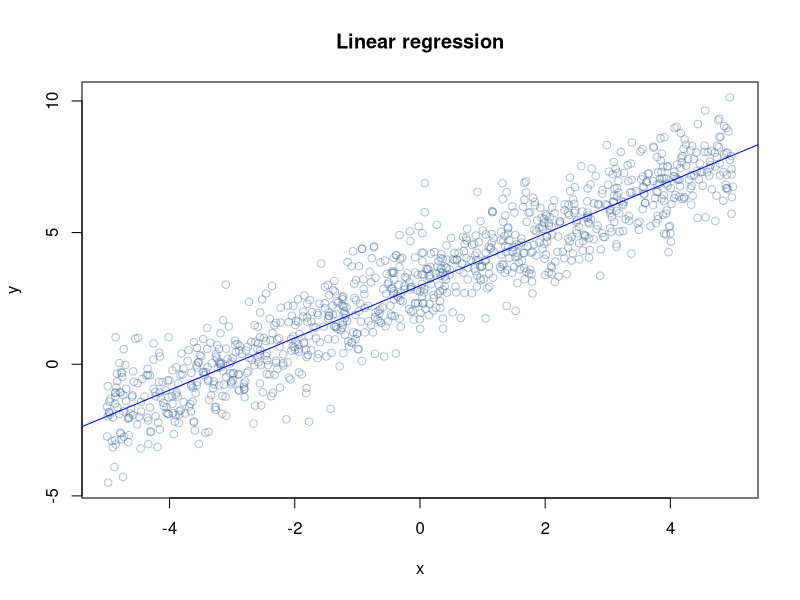
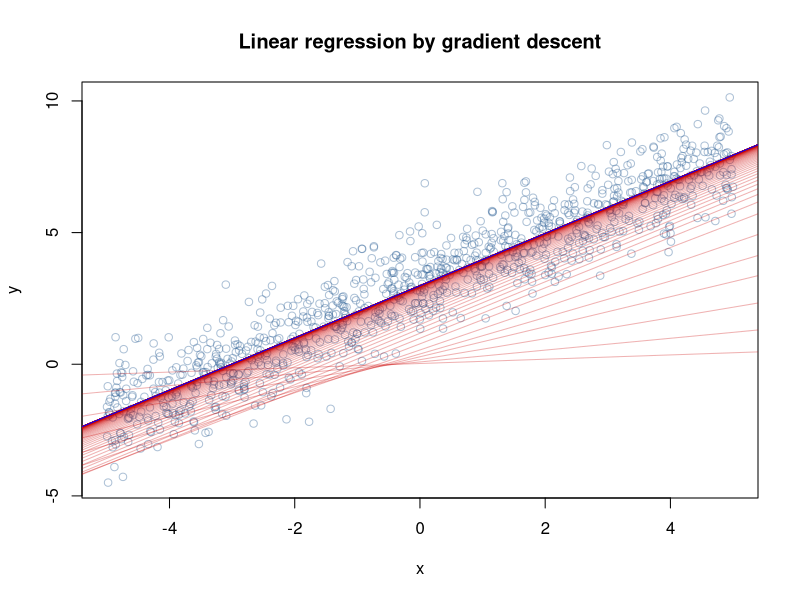
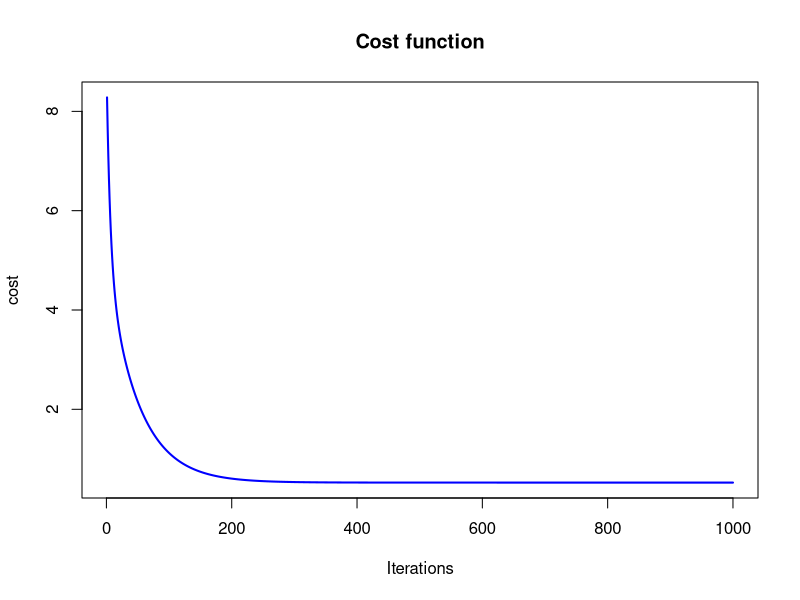

R code for these plots, in order:
###################################################################
# Linear Regression - Gradient Descent
###################################################################

# Andrew Ng's Machine Learning class

# Let's start off, by generating some bogus data with known characteristics. 
# Let's make y just a noisy version of x. 
# Let's also add 3 to give the intercept term something to do.


# generate random data in which y is a noisy function of x

x <- runif(1000, -5, 5)
y <- x + rnorm(1000) + 3

# fit a linear model
res <- lm( y ~ x )
print(res)

# Fitting a linear model, we should get a slope of 1 and an intercept of 3. 
# Sure enough, we get pretty close. Let's plot it and see how it looks.

# plot the data and the model

plot(x,y, col=rgb(0.2,0.4,0.6,0.4), main='Linear regression')
abline(res, col='blue')

# As a learning exercise, we'll do the same thing using gradient descent. As discussed previously, 
# the main idea is to take the partial derivative of the cost function with 
# respect to theta. That gradient, multiplied by a learning rate, becomes the update rule for 
# the estimated values of the parameters. Iterate and things should converge nicely.

# squared error cost function
cost <- function(X, y, theta) {
  sum( (X %*% theta - y)^2 ) / (2*length(y))
}

# learning rate and iteration limit
alpha <- 0.01
num_iters <- 1000

# keep history
cost_history <- double(num_iters)
theta_history <- list(num_iters)

# initialize coefficients
theta <- matrix(c(0,0), nrow=2)

# add a column of 1's for the intercept coefficient
X <- cbind(1, matrix(x))

# gradient descent
for (i in 1:num_iters) {
  error <- (X %*% theta - y)
  delta <- t(X) %*% error / length(y)
  theta <- theta - alpha * delta
  cost_history[i] <- cost(X, y, theta)
  theta_history[[i]] <- theta
}

print(theta)

# As expected, theta winds up with the same values as lm returned. 
# Let's do some more plotting:
  
# plot data and converging fit
  plot(x,y, col=rgb(0.2,0.4,0.6,0.4), main='Linear regression by gradient descent')
for (i in c(1,3,6,10,14,seq(20,num_iters,by=10))) {
  abline(coef=theta_history[[i]], col=rgb(0.8,0,0,0.3))
}
abline(coef=theta, col='blue')


# Taking a look at how quickly the cost decreases, I might have done with fewer iterations.

plot(cost_history, type='line', col='blue', lwd=2, main='Cost function', ylab='cost', xlab='Iterations')




